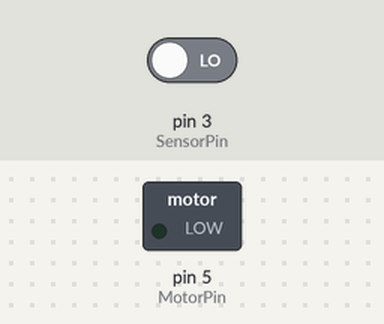
Bench run of a sketch on a simulated Arduino Uno, built with avr-gcc and run on an emulated ATmega328P. On the bench: switched loads named in the sketch (green lamp = pin HIGH). Dashed ring = blinking. The test bench sets the inputs (shaded band); at power-on: pin 3 (SensorPin) LOW.

Above: at 1.2 s.
1.3 s: pin 3 (SensorPin) driven HIGH
At 1.51 s:
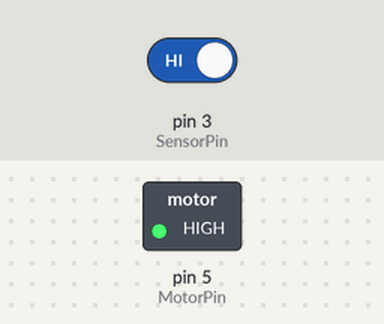
4.3 s: pin 3 (SensorPin) driven LOW
At 4.3 s:
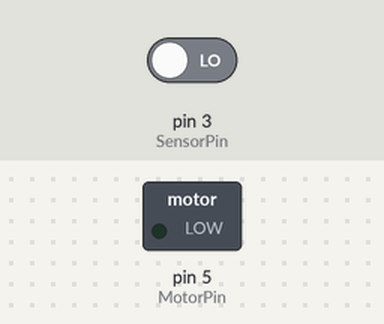
Timing chart, 0 to 7.3 s (numbered marks = the images above; inputs shaded):
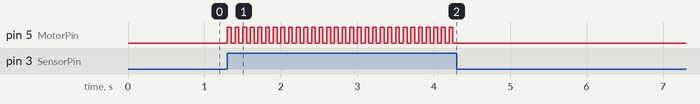

Measured:
- after the input at 1.3 s, pin 5 (MotorPin): alternates HIGH for 0.05 s and LOW for 0.05 s, starting at once
- after the input at 4.3 s, pin 5 (MotorPin): stops changing and stays LOW

The sketch:

Sesle_Motor.ino
```cpp
#define SensorPin 3
#define MotorPin 5
int MotorDurum = LOW;


void setup() {

  pinMode(SensorPin, INPUT);
  pinMode(MotorPin, OUTPUT);
}


void loop() {


  if( digitalRead(SensorPin) ){


    if(MotorDurum == LOW){


      MotorDurum = HIGH;
    }
    else{


      MotorDurum = LOW;
    }


    digitalWrite(MotorPin, MotorDurum);


  }
  delay(50);


}
```
